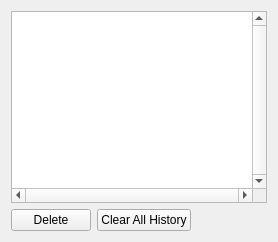
<?xml version="1.0" encoding="UTF-8"?>
<ui version="4.0">
 <class>HistoryManager</class>
 <widget class="QWidget" name="HistoryManager">
  <property name="windowTitle">
   <string>History</string>
  </property>
  <layout class="QGridLayout" name="gridLayout">
   <item row="1" column="0">
    <widget class="QPushButton" name="deleteB">
     <property name="text">
      <string>Delete</string>
     </property>
    </widget>
   </item>
   <item row="1" column="1">
    <widget class="QPushButton" name="clearAll">
     <property name="text">
      <string>Clear All History</string>
     </property>
    </widget>
   </item>
   <item row="1" column="2">
    <spacer name="horizontalSpacer">
     <property name="orientation">
      <enum>Qt::Horizontal</enum>
     </property>
     <property name="sizeHint" stdset="0">
      <size>
       <width>40</width>
       <height>20</height>
      </size>
     </property>
    </spacer>
   </item>
   <item row="0" column="0" colspan="3">
    <widget class="HistoryTreeView" name="historyTree">
     <property name="verticalScrollBarPolicy">
      <enum>Qt::ScrollBarAlwaysOn</enum>
     </property>
     <property name="horizontalScrollBarPolicy">
      <enum>Qt::ScrollBarAlwaysOn</enum>
     </property>
     <property name="alternatingRowColors">
      <bool>true</bool>
     </property>
    </widget>
   </item>
  </layout>
 </widget>
 <customwidgets>
  <customwidget>
   <class>HistoryTreeView</class>
   <extends>QTreeView</extends>
   <header>historytreeview.h</header>
  </customwidget>
 </customwidgets>
 <resources/>
 <connections/>
</ui>
